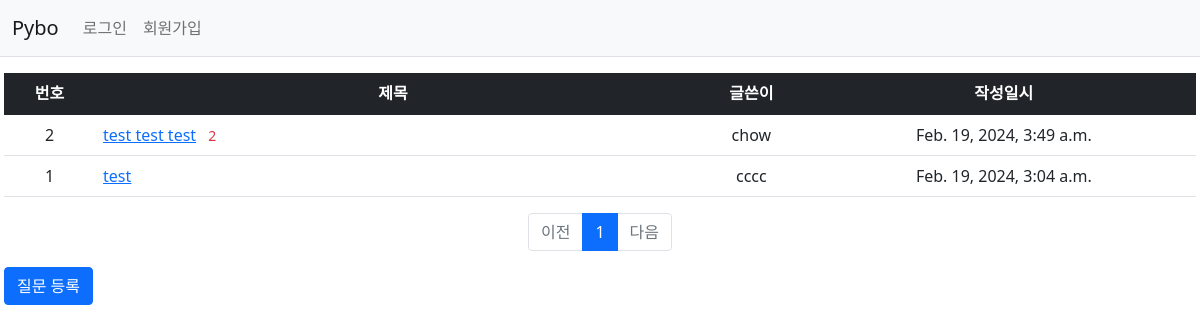
Screenshot of /pybo/ with the database file from the repository.
### pybo/models.py (models this page shows, shortened)
class Question(models.Model):
    author = models.ForeignKey(User, on_delete=models.CASCADE)
    subject = models.CharField(max_length=200)
    content = models.TextField()
    create_date = models.DateTimeField()
    modify_date = models.DateTimeField(null=True, blank=True)

### pybo/views/base_views.py (the view)
# urls.py: path("", base_views.index, name="index"),  # '/'에 해당되는 path
def index(req):
    page = req.GET.get("page", "1")  # 페이지
    question_list = Question.objects.order_by("-create_date")
    paginator = Paginator(question_list, 10)  # 페이지당 10개씩 보여주기
    page_obj = paginator.get_page(page)
    context = {"question_list": page_obj}
    print(paginator.num_pages)
    return render(req, "pybo/question_list.html", context)

### pybo/templatetags/pybo_filter.py (called while the page is built)
@register.filter
def sub(value, arg):
    return value - arg

### templates/pybo/question_list.html (shortened to what this page needs)
{% extends 'base.html' %}
{% load pybo_filter %}
{% block content %}
<div class="container-fullwidth my-3 px-1">
    <table class="table">
        <thead>
        <tr class="text-center table-dark">
            <th>번호</th>
            <th style="width:50%">제목</th>
            <th>글쓴이</th>
            <th>작성일시</th>
        </tr>
        </thead>
        <tbody>
        {% if question_list %}
        {% for question in question_list %}
        <tr class="text-center">
            <td>{{ question_list.paginator.count|sub:question_list.start_index|sub:forloop.counter0|add:1 }}</td>
            <td class="text-start">
                <a href="{% url 'pybo:detail' question.id %}">{{ question.subject }}</a>
                {% if question.answer_set.count > 0 %}
                <span class="text-danger small mx-2">{{ question.answer_set.count }}</span>
                {% endif %}
            </td>
            <td>{{ question.author.username}}</td>
            <td>{{ question.create_date }}</td>
        </tr>
        {% endfor %}
        {% else %}
        <tr>
            <td colspan="4">질문이 없습니다.</td>
        </tr>
        {% endif %}
        </tbody>
    </table>
    <ul class="pagination d-flex justify-content-center">
        {% if question_list.has_previous %}
        <li class="page-item">
            <a class="page-link" href="?page={{ question_list.previous_page_number }}">이전</a>
        </li>
        {% else %}
        <li class="page-item disabled">
            <a class="page-link" tabindex="-1" aria-disabled="true" href="#">이전</a>
        </li>
        {% endif %}
        {% for page_number in question_list.paginator.page_range %}
        {% if page_number >= question_list.number|add:-5 and page_number <= question_list.number|add:5 %}
        {% if page_number == question_list.number %}
        <li class="page-item active" aria-current="page">
            <a class="page-link px-3rem " href="?page={{ page_number }}">{{ page_number }}</a>
        </li>
        {% else %}
        <li class="page-item">
            <a class="page-link px-3rem" href="?page={{ page_number }}">{{ page_number }}</a>
        </li>
        {% endif %}
        {% endif %}
        {% endfor %}
        {% if question_list.has_next %}
        <li class="page-item">
            <a class="page-link" href="?page={{ question_list.next_page_number }}">다음</a>
        </li>
        {% else %}
        <li class="page-item disabled">
            <a class="page-link" tabindex="-1" aria-disabled="true" href="#">다음</a>
        </li>
        {% endif %}
    </ul>
    <a href="{% url 'pybo:question_create' %}" class="btn btn-primary mx-10">질문 등록</a>
</div>
{% endblock %}

### rows the page displays
Question: paginator.count|sub "2", subject "test test test", answer_set.count "2", author.username "chow", create_date "Feb. 19, 2024, 3:49 a.m."
Question: paginator.count|sub "1", subject "test", author.username "cccc", create_date "Feb. 19, 2024, 3:04 a.m."

### other values shown
{{ page_number }} "1"
